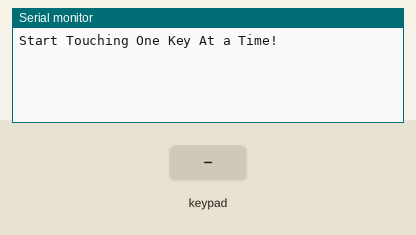
Simulated run of this sketch. Board: ESP32. Parts: the last lines printed to the serial monitor. The test bench sets the inputs (shaded band).

Above: at 1.2 s.
1.3 s: key '1' pressed
At 2.2 s:
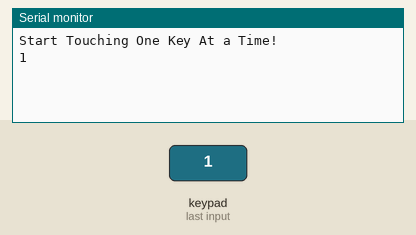
2.8 s: keypad keys 1 2 pressed 0.4 s apart
At 3.9 s:
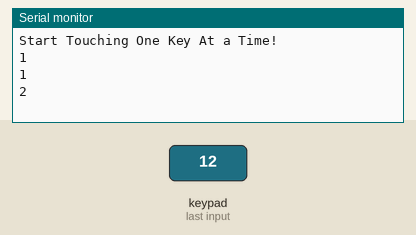
5.1 s: key '3' pressed
At 6.2 s:
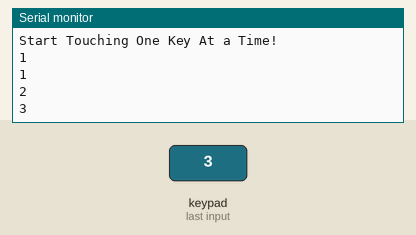
6.6 s: keypad keys 1 2 A pressed 0.4 s apart
At 8.0 s:
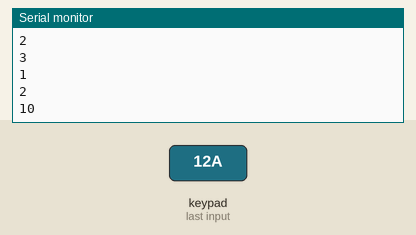
Timing chart, 0 to 9.6 s (numbered marks = the images above; inputs shaded):
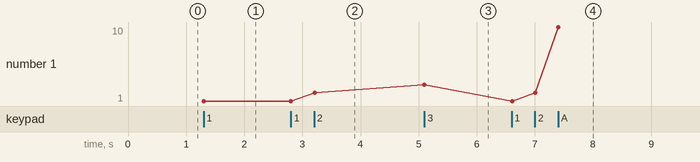

Measured:
- after the input at 1.3 s, the serial monitor: prints a new line at once (image 1)
- after the input at 2.8 s, the serial monitor: prints a new line after 0.41 s (image 2)
- after the input at 5.1 s, the serial monitor: prints a new line at once (image 3)
- after the input at 6.6 s, the serial monitor: prints a new line at once (image 4)
- plotted number 1: 1 → 2 after the input at 2.8 s, 2 → 3 after the input at 5.1 s, 3 → 10 after the input at 6.6 s

The sketch:

ttp229.ino
```cpp
#include <TTP229.h>

const int SCL_PIN = 27; // 配線に合わせて設定
const int SDO_PIN = 26; // 配線に合わせて設定

TTP229 ttp229(SCL_PIN, SDO_PIN);

void setup()
{
  Serial.begin(115200);
  Serial.println("Start Touching One Key At a Time!");
}

void loop()
{
  uint8_t key = ttp229.ReadKey16();
  if (key) Serial.println(key);
  delay(300); // 一度押しただけで複数入力されるので待ち時間を入れる
}
```
